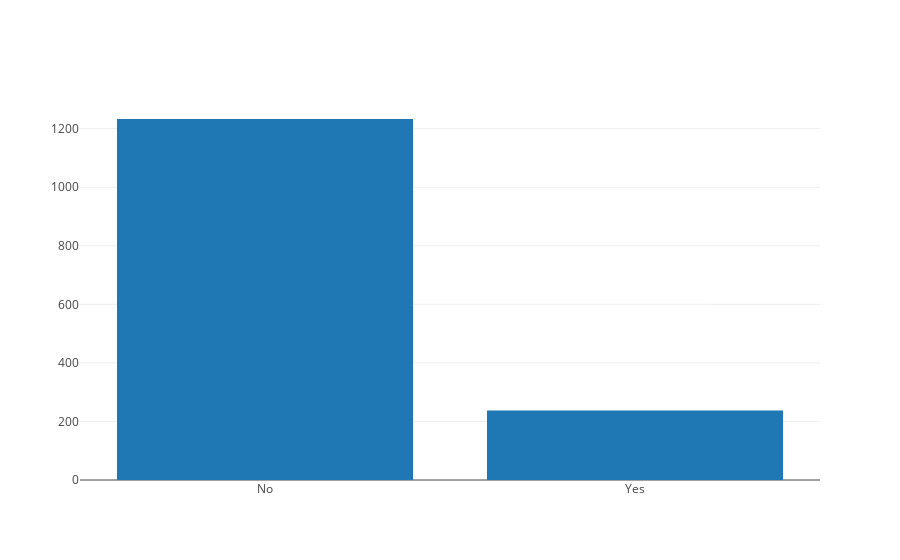

The notebook cell saved with this chart:
### Markdown cell above
However just by a quick inspection of the counts of the number of 'Yes' and 'No' in the target variable tells us that there is quite a large skew in target as shown

### Code cell
data = [go.Bar(
            x=attrition["Attrition"].value_counts().index.values,
            y= attrition["Attrition"].value_counts().values
    )]

py.iplot(data, filename='basic-bar')

### Figure 1 — Plotly figure (JSON) as saved in the notebook; plotly's stock layout.template omitted (floating-point values rounded to 4 significant figures)
{"data": [{"type": "bar", "x": ["No", "Yes"], "y": [1233, 237]}], "layout": {}}
